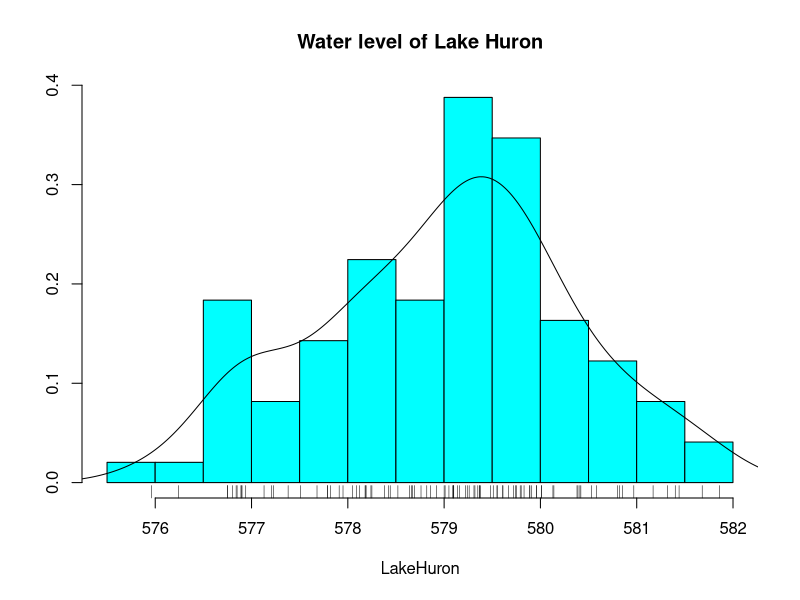
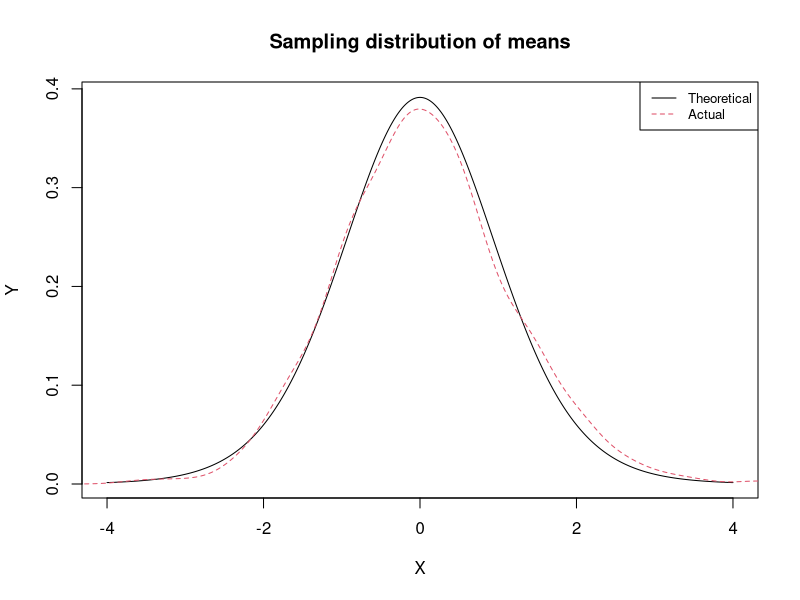
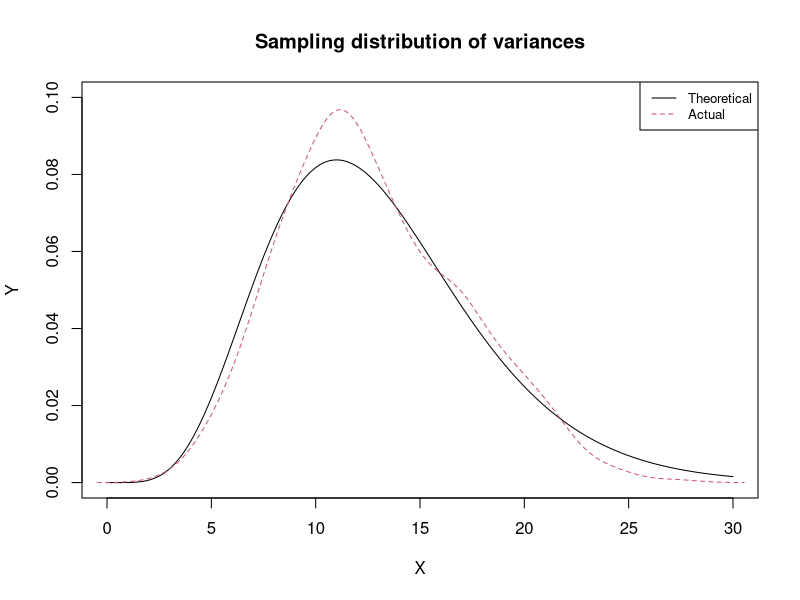

R code for these plots, in order:
## ---- chunk 1
knitr::opts_chunk$set(echo = FALSE)
library(MASS)
## ---- chunk 2
data.summary <- summary(LakeHuron)
## ---- chunk 3
upper.fluctuation <- (data.summary[6] - data.summary[4])/data.summary[4]
lower.fluctuation <- (data.summary[4] - data.summary[1])/data.summary[4]

up <- round(upper.fluctuation * 100, 2)
dn <- round(lower.fluctuation * 100, 2)
cat(paste(sep = "", "The highest level is ", up, "% above the mean.\n"))
cat(paste(sep = "", "The lowest level is ", dn, "% below the mean.\n"))
## ---- chunk 4
truehist(LakeHuron, nbins = 14, main = "Water level of Lake Huron")
lines(density(LakeHuron))
rug(LakeHuron)
## ---- chunk 5
sig.p <- 0.05 # Significant p-value.
normality.result <- shapiro.test(LakeHuron)
p.val <- round(normality.result[["p.value"]], 3)
if (p.val > sig.p) {
  cat(paste(sep = "", "Data is normal.\n"))
  cat(paste(sep = "", "Shapiro-Wilk test has p-value ", p.val, " and significance level ", sig.p, ".\n"))
} else {
  cat(paste(sep = "", "Data is NOT normal.\n"))
  cat(paste(sep = "", "Shapiro-Wilk test has p-value ", p.val, " and significance level ", sig.p, ".\n"))
}
## ---- chunk 6
population.size <- length(LakeHuron)
sample.size <- population.size / 7
n.samples <- 500

sample_stats <- function(i) {
  # This function has a dummy argument. We have it so that it can be invoked
  # through an apply family of functions.
  s <-
    LakeHuron[sample(population.size, sample.size, replace = TRUE)]
  c(mean(s), sd(s))
}

sample.stats <- sapply(1:n.samples, sample_stats)
population.mean <- mean(LakeHuron)
sample.t <-
  (sample.stats[1,] - population.mean) / (sample.stats[2,] / sqrt(sample.size))

# Get the domain of the t-distribution that best fits our standardized sample 
# means.
L <- round(max(abs(range(sample.t))))
X <- seq(from = -L, to = L, length.out = n.samples)
Y <- dt(X, df = sample.size - 1)
plot(X, Y, type = "l", lty = 1, col = 1)
lines(density(sample.t), lty = 2, col = 2)
legend.text <- c("Theoretical", "Actual")
legend("topright", col = c(1, 2), lty = c(1, 2), legend = legend.text, cex = 0.8)
title(main = "Sampling distribution of means")
## ---- chunk 7
sample.var <- sample.stats[2, ]^2
population.var <- var(LakeHuron)
sample.chisq <- (sample.size - 1) * sample.var/population.var
X.left <- seq(from = 0, to = 10, length.out = 100)
X.right <- seq(from = 10, to = 30, length.out = n.samples - length(X.left))
X <- c(X.left, X.right)
Y <- dchisq(X, df = sample.size - 1)
# We compute the density separately so that we can estimate the extent of the
# y-axis.
D <- density(sample.chisq)
plot(X, Y, type = "l", lty = 1, col = 1, ylim = c(0, round(range(D$y)[2], 1)))
lines(D, lty = 2, col = 2)
legend.text <- c("Theoretical", "Actual")
legend("topright", col = c(1, 2), lty = c(1, 2), legend = legend.text, cex = 0.8)
title(main = "Sampling distribution of variances")
